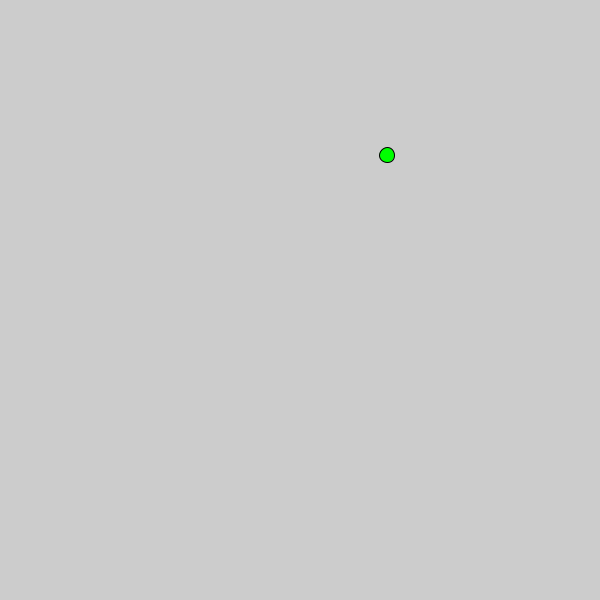
Frame 1 (no input)
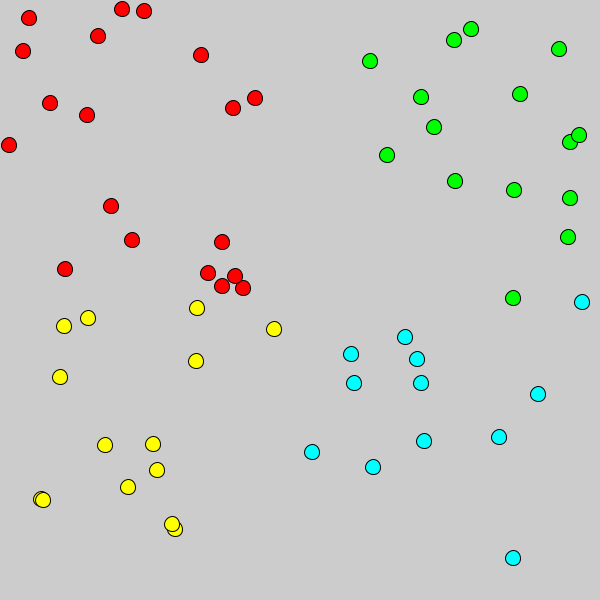
Frame 60 (the mouse pressed at the canvas centre just before this capture)
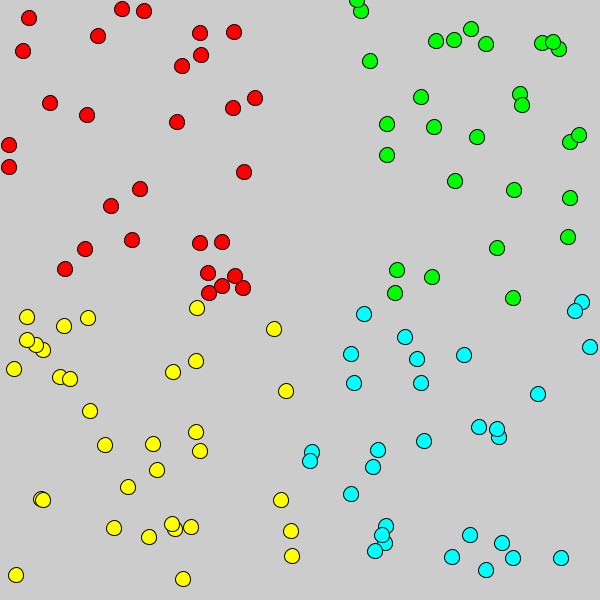
Frame 120 (the mouse held since frame 60 and released just before this capture)

The Processing sketch that drew these frames (run headless with seeded random() and noise(); from frame 60 on, the mouse is pressed at the canvas centre):

// Processing sketch: random_quadrents_pt2
// ── random_quadrents_pt2.pde
int x;
int y;
float circleSize;
int shapeType;
void setup() {
  size(600, 600);
}

void draw() {
  x = (int) random(600);
  y = (int) random(600);
  
if (x >= 300 && y >= 300) {
fill (#00FFFF);
circle (x, y, 15); }

else if (x >= 300 && y <= 300) {
  fill(#00FF00);
  circle (x, y, 15); }
  
else if (x <= 300 && y >= 300) {
 fill  (#FFFF00);
 circle (x, y, 15); }
 
 else {
fill(#FF0000);
circle (x, y, 15); }
}
